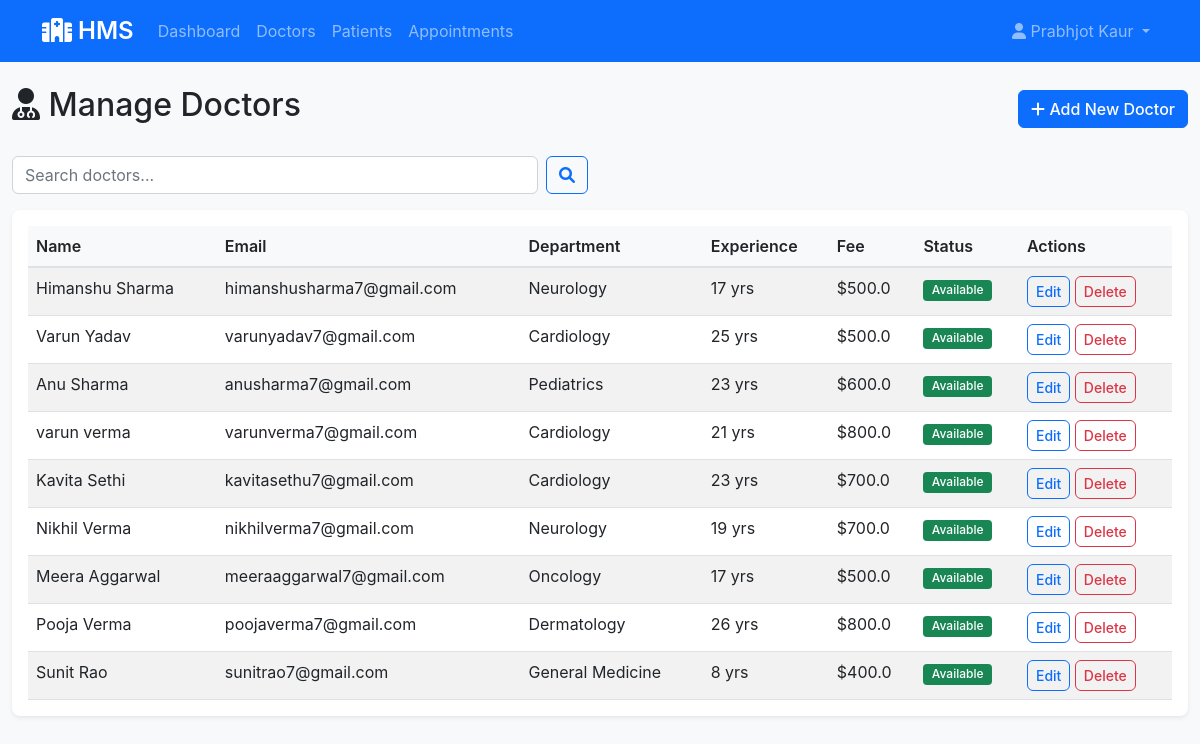
The app's page /admin/manage-doctors (signed in) with its own data.
### app/models.py (models this page shows, shortened)
class Admin(UserMixin, db.Model):
    __tablename__ = 'admins'
    id = db.Column(db.Integer, primary_key=True)
    username = db.Column(db.String(80), unique=True, nullable=False)
    email = db.Column(db.String(120), unique=True, nullable=False)
    password_hash = db.Column(db.String(255), nullable=False)
    full_name = db.Column(db.String(100), nullable=False)
    phone = db.Column(db.String(15), nullable=False)
    created_at = db.Column(db.DateTime, default=datetime.utcnow)
    is_active = db.Column(db.Boolean, default=True)

class Doctor(UserMixin, db.Model):
    __tablename__ = 'doctors'
    id = db.Column(db.Integer, primary_key=True)
    username = db.Column(db.String(80), unique=True, nullable=False)
    email = db.Column(db.String(120), unique=True, nullable=False)
    password_hash = db.Column(db.String(255), nullable=False)
    full_name = db.Column(db.String(100), nullable=False)
    phone = db.Column(db.String(15), nullable=False)
    license_number = db.Column(db.String(50), unique=True, nullable=False)
    department_id = db.Column(db.Integer, db.ForeignKey('departments.id'), nullable=False)
    experience_years = db.Column(db.Integer, default=0)
    qualification = db.Column(db.String(200))
    consultation_fee = db.Column(db.Float, default=500.0)
    is_available = db.Column(db.Boolean, default=True)
    created_at = db.Column(db.DateTime, default=datetime.utcnow)
    appointments = db.relationship('Appointment', backref='doctor', lazy=True)
    availability = db.relationship('DoctorAvailability', backref='doctor', lazy=True)

class Department(db.Model):
    __tablename__ = 'departments'
    id = db.Column(db.Integer, primary_key=True)
    name = db.Column(db.String(100), unique=True, nullable=False)
    description = db.Column(db.Text)
    created_at = db.Column(db.DateTime, default=datetime.utcnow)
    doctors = db.relationship('Doctor', backref='department', lazy=True)

### app/routes/admin.py (the view)
    def decorated_function(*args, **kwargs):
        if not current_user.is_authenticated or session.get('user_type') != 'admin':
            flash('Admin access required!', 'error')
            return redirect(url_for('auth.login'))
        return f(*args, **kwargs)

### app/routes/admin.py (called while the page is built)
def admin_required(f):
    def decorated_function(*args, **kwargs):
        if not current_user.is_authenticated or session.get('user_type') != 'admin':
            flash('Admin access required!', 'error')
            return redirect(url_for('auth.login'))
        return f(*args, **kwargs)
    decorated_function.__name__ = f.__name__
    return decorated_function

@admin.route('/manage-doctors', methods=['GET', 'POST'])
@login_required
@admin_required
def manage_doctors():
    search = request.args.get('search', '')
    if search:
        doctors = Doctor.query.filter(
            or_(Doctor.full_name.contains(search),
                Doctor.username.contains(search),
                Doctor.email.contains(search))
        ).all()
    else:
        doctors = Doctor.query.all()
    departments = Department.query.all()
    return render_template('admin/manage_doctors.html', doctors=doctors, departments=departments)

### app/templates/admin/manage_doctors.html (shortened to what this page needs)
{% extends "base.html" %}
{% block content %}
<div class="row">
    <div class="col-12">
        <div class="d-flex justify-content-between align-items-center mb-4">
            <h2><i class="fas fa-user-md"></i> Manage Doctors</h2>
            <a href="{{ url_for('admin.add_doctor') }}" class="btn btn-primary">
                <i class="fas fa-plus"></i> Add New Doctor
            </a>
        </div>
    </div>
</div>
<div class="row mb-3">
    <div class="col-md-6">
        <form method="GET" class="d-flex">
            <input type="text" class="form-control me-2" name="search" placeholder="Search doctors..." value="{{ request.args.get('search', '') }}">
            <button type="submit" class="btn btn-outline-primary">
                <i class="fas fa-search"></i>
            </button>
        </form>
    </div>
</div>
<div class="card">
    <div class="card-body">
        {% if doctors %}
            <div class="table-responsive">
                <table class="table table-striped">
                    <thead>
                        <tr>
                            <th>Name</th>
                            <th>Email</th>
                            <th>Department</th>
                            <th>Experience</th>
                            <th>Fee</th>
                            <th>Status</th>
                            <th>Actions</th>
                        </tr>
                    </thead>
                    <tbody>
                        {% for doctor in doctors %}
                        <tr>
                            <td>{{ doctor.full_name }}</td>
                            <td>{{ doctor.email }}</td>
                            <td>{{ doctor.department.name }}</td>
                            <td>{{ doctor.experience_years }} yrs</td>
                            <td>${{ doctor.consultation_fee }}</td>
                            <td>
                                <span class="badge {% if doctor.is_available %}bg-success{% else %}bg-danger{% endif %}">
                                    {% if doctor.is_available %}Available{% else %}Unavailable{% endif %}
                                </span>
                            </td>
                            <td>
                                <a href="{{ url_for('admin.edit_doctor', doctor_id=doctor.id) }}" class="btn btn-sm btn-outline-primary">Edit</a>
                                <a href="{{ url_for('admin.delete_doctor', doctor_id=doctor.id) }}" class="btn btn-sm btn-outline-danger" onclick="return confirm('Sure?')">Delete</a>
                            </td>
                        </tr>
                        {% endfor %}
                    </tbody>
                </table>
            </div>
        {% else %}
            <p class="text-muted">No doctors found.</p>
        {% endif %}
    </div>
</div>
{% endblock %}

### app/templates/base.html (shortened to what this page needs)
<!DOCTYPE html>
<html lang="en">
<head>
    <link href="https://cdn.jsdelivr.net/npm/bootstrap@5.1.3/dist/css/bootstrap.min.css" rel="stylesheet">
    <link href="https://cdnjs.cloudflare.com/ajax/libs/font-awesome/6.0.0/css/all.min.css" rel="stylesheet">
    <link href="{{ url_for('static', filename='css/style.css') }}" rel="stylesheet">
</head>
<body>
    <nav class="navbar navbar-expand-lg navbar-dark bg-primary">
        <div class="container">
            <a class="navbar-brand" href="{{ url_for('index') }}">
                <i class="fas fa-hospital"></i> HMS
            </a>
            <div class="collapse navbar-collapse" id="navbarNav">
                <ul class="navbar-nav me-auto">
                    {% if current_user.is_authenticated %}
                        {% if session.user_type == 'admin' %}
                            <li class="nav-item">
                                <a class="nav-link" href="{{ url_for('admin.dashboard') }}">Dashboard</a>
                            </li>
                            <li class="nav-item">
                                <a class="nav-link" href="{{ url_for('admin.manage_doctors') }}">Doctors</a>
                            </li>
                            <li class="nav-item">
                                <a class="nav-link" href="{{ url_for('admin.manage_patients') }}">Patients</a>
                            </li>
                            <li class="nav-item">
                                <a class="nav-link" href="{{ url_for('admin.appointments') }}">Appointments</a>
                            </li>
                        {% endif %}
                    {% endif %}
                </ul>
                <ul class="navbar-nav">
                    {% if current_user.is_authenticated %}
                        <li class="nav-item dropdown">
                            <a class="nav-link dropdown-toggle" href="#" id="navbarDropdown" role="button" data-bs-toggle="dropdown">
                                <i class="fas fa-user"></i> {{ current_user.full_name }}
                            </a>
                        </li>
                    {% endif %}
                </ul>
            </div>
        </div>
    </nav>
    <main class="container-fluid py-4">
        {% block content %}{% endblock %}
    </main>
</body>
</html>

### app/static/style.css (style rules this page uses)
:root { --primary-color: #0b71de; --success-color: #28a745; --info-color: #17a2b8; --warning-color: #ffc107; --danger-color: #dc3545; }
body { background-color: #f8f9fa; font-family: -apple-system, BlinkMacSystemFont, 'Segoe UI', Roboto, 'Helvetica Neue', Arial, sans-serif; }
.navbar-brand { font-weight: 600; font-size: 1.5rem; }
.card { border: none; border-radius: 0.5rem; box-shadow: 0 0.125rem 0.25rem rgba(0, 0, 0, 0.075); margin-bottom: 1.5rem; }
.table { margin-bottom: 0; }
.table th { background-color: #f8f9fa; border-bottom: 2px solid #dee2e6; font-weight: 600; }
.btn { border-radius: 0.375rem; font-weight: 500; }
.badge { padding: 0.4em 0.7em; font-weight: 500; }
.form-control, .form-select { border-radius: 0.375rem; }
.mb-4 { margin-bottom: 1.5rem; }

### records on screen
Admin: full_name "Prabhjot Kaur"
Doctor: full_name "Himanshu Sharma", email "himanshusharma7@gmail.com", department.name "Neurology", experience_years "17", consultation_fee "500.0", is_available "Available"
Doctor: full_name "Varun Yadav", email "varunyadav7@gmail.com", department.name "Cardiology", experience_years "25", consultation_fee "500.0", is_available "Available"
Doctor: full_name "Anu Sharma", email "anusharma7@gmail.com", department.name "Pediatrics", experience_years "23", consultation_fee "600.0", is_available "Available"
Doctor: full_name "varun verma", email "varunverma7@gmail.com", department.name "Cardiology", experience_years "21", consultation_fee "800.0", is_available "Available"
Doctor: full_name "Kavita Sethi", email "kavitasethu7@gmail.com", department.name "Cardiology", experience_years "23", consultation_fee "700.0", is_available "Available"
Doctor: full_name "Nikhil Verma", email "nikhilverma7@gmail.com", department.name "Neurology", experience_years "19", consultation_fee "700.0", is_available "Available"
Doctor: full_name "Meera Aggarwal", email "meeraaggarwal7@gmail.com", department.name "Oncology", experience_years "17", consultation_fee "500.0", is_available "Available"
Doctor: full_name "Pooja Verma", email "poojaverma7@gmail.com", department.name "Dermatology", experience_years "26", consultation_fee "800.0", is_available "Available"
Doctor: full_name "Sunit Rao", email "sunitrao7@gmail.com", department.name "General Medicine", experience_years "8", consultation_fee "400.0", is_available "Available"
